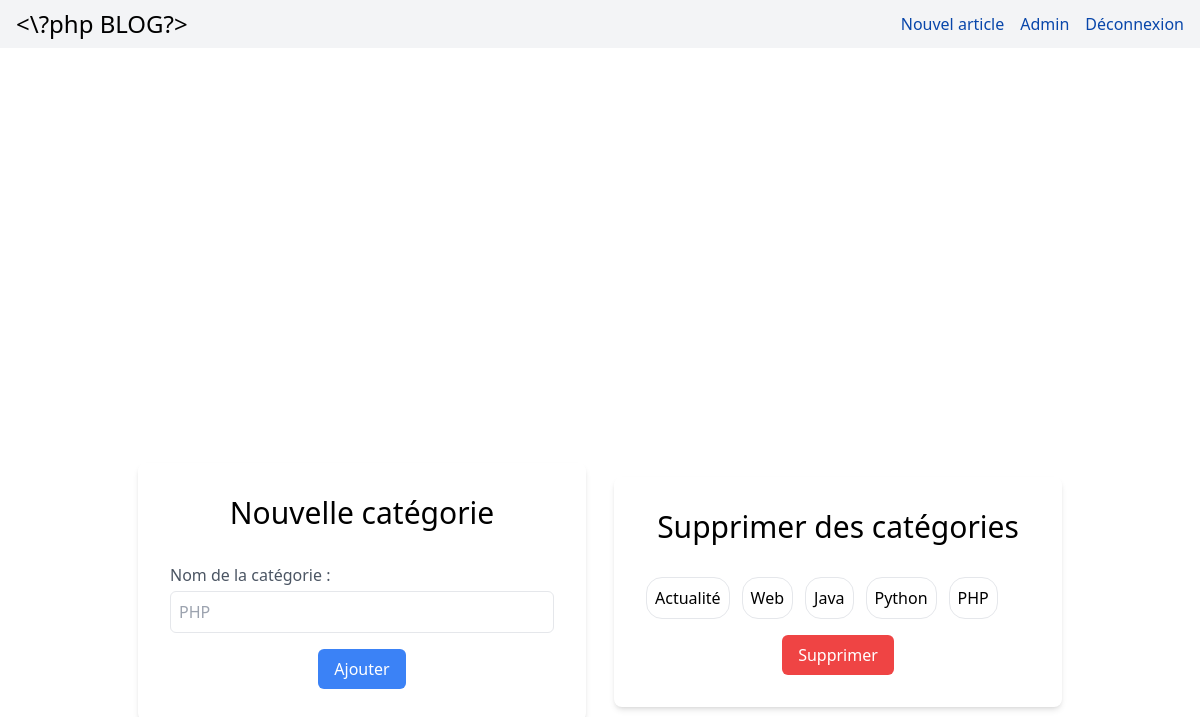
/pages/admin.php (signed in), run on the app's committed database.
### tables this page shows
CREATE TABLE IF NOT EXISTS `categorie` (
  `id` int NOT NULL AUTO_INCREMENT,
  `nom` varchar(20) NOT NULL,
  PRIMARY KEY (`id`)
);

### traitement/sql.php (called while the page is built, shortened)
<?php
function get_categories() {
  require "config.php";
  $sql = "SELECT * FROM categorie";
  $rows = $connexion->query($sql);
  if($rows) {
    return $rows;
  } else {
    return false;
  }
}
?>

### pages/admin.php (the view, shortened to what this page needs)
<?php
  require("../structure/header.php");
  require("../traitement/config.php");
  require("../traitement/sql.php");
?>
<div class="h-full w-full flex justify-center items-center gap-7 flex-wrap">
    <div class="max-w-md w-full bg-grey-400 p-8 rounded-lg shadow-md flex flex-col justify-center items-center space-y-4">
        <h1 class="text-2xl md:text-3xl mb-4">Nouvelle catégorie</h1>
        <form method="post" lang="fr" title="categorie form" name="categorie_form" action="../traitement/traitement_forms.php" class="w-full">
            <div class="mb-4">
                <label for="categorie" class="block text-sm md:text-base font-medium text-gray-600">Nom de la catégorie :</label>
                <input id="categorie" type="text" name="categorie" alt="nom categorie" required placeholder="PHP" class="mt-1 p-2 w-full border rounded-md" autofocus>
            </div>
            <div class="flex justify-center">
                <button name="form_name" value="categorie_form" type="submit" class="px-4 py-2 bg-blue-500 text-white rounded-md hover:bg-blue-700 focus:outline-none focus:border-blue-700 focus:ring focus:ring-blue-200">
                    Ajouter
                </button>
            </div>
        </form>
    </div>
    <div class="max-w-md w-full bg-grey-400 p-8 rounded-lg shadow-md flex flex-col justify-center items-center space-y-4">
        <h1 class="text-2xl md:text-3xl mb-4">Supprimer des catégories</h1>
        <form method="post" lang="fr" title="supprimer categorie form" name="supprimercate_form" action="../traitement/traitement_forms.php" class="w-full">
          <fieldset id="categories" class="flex flex-wrap gap-3 mb-4">
            <?php
              $categories = get_categories();
              if($categories!==false) {
                foreach($categories as $categorie) {
                  if(isset($_GET['categories']) && in_array($categorie['id'], $_GET['categories'])) {
                    $checked = "checked";
                  } else {
                    $checked = "";
                  }
                  echo "<input type='checkbox' name='categories[]' value='". $categorie['id'] ."' id='". $categorie['nom'] ."' class='hidden' ".$checked."/>
                  <label for='". $categorie['nom'] ."' class='border rounded-2xl p-2 select-none transition-all duration-200 flex justify-center items-center hover:bg-red-100 hover:cursor-pointer'>". $categorie['nom'] ."</label>";
                }
              } else {
                echo "<p class='text-red-500'>Erreur dans le chargement des catégories</p>";
              }
            ?>
          </fieldset>
          <div class="flex justify-center">
              <button name="form_name" value="supprimercate_form" type="submit" class="px-4 py-2 bg-red-500 text-white rounded-md hover:bg-red-700 focus:outline-none focus:border-red-700 focus:ring focus:ring-red-200">
                  Supprimer
              </button>
          </div>
        </form>
    </div>
</div>
<?php require("../structure/footer.php"); ?>

### data on the page
categorie: nom "Actualité"
categorie: nom "Web"
categorie: nom "Java"
categorie: nom "Python"
categorie: nom "PHP"
